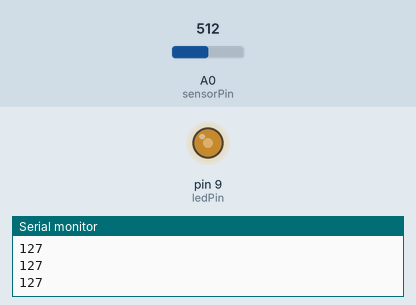
This sketch was run on a simulated Arduino Uno, built with avr-gcc and run on an emulated ATmega328P. On the bench: output pins drawn as LEDs (lit = HIGH), the last lines printed to the serial monitor. The inputs (shaded band) are chosen by the test bench; at power-on: A0 (sensorPin) = 512.

Above: at 1.2 s.
1.3 s: A0 (sensorPin) set to 716
At 2.5 s:
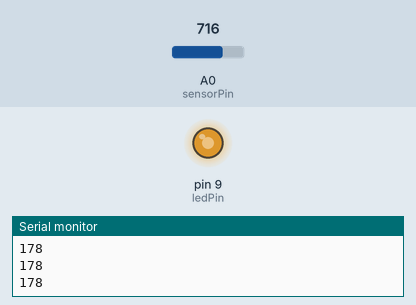
2.8 s: A0 (sensorPin) set to 900
At 4.0 s:
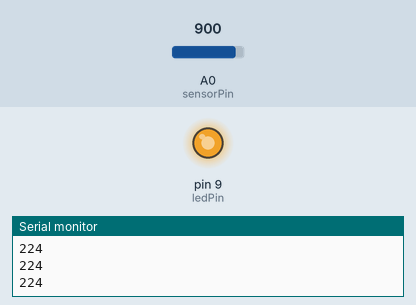
4.3 s: A0 (sensorPin) set to 122
At 5.4 s:
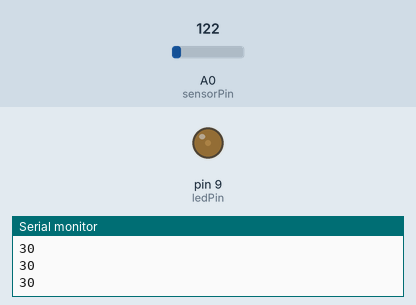
5.8 s: A0 (sensorPin) set to 0
At 6.7 s:
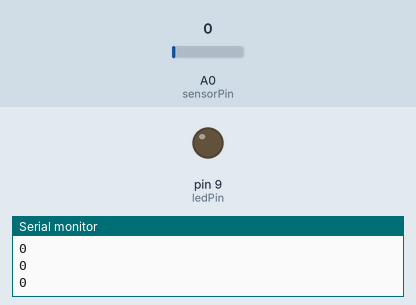
7.3 s: A0 (sensorPin) set to 511
At 8.0 s:
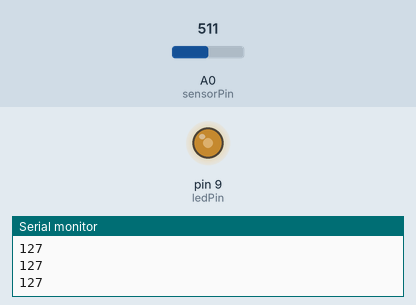
Timing chart, 0 to 9.8 s (numbered marks = the images above; inputs shaded):
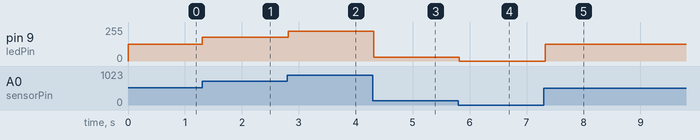

The sketch:

Circuit_06.ino
```cpp
const int sensorPin = A0;  // Use A0 explicitly for clarity
const int ledPin = 9;

int lightLevel, high = 0, low = 1023;

void setup() {
  pinMode(ledPin, OUTPUT);
  Serial.begin(9600); // Initialize Serial Communication at 9600 baud
}

void loop() {
  lightLevel = analogRead(sensorPin);

  manualTune();  // You can switch to autoTune()

  analogWrite(ledPin, lightLevel);

  Serial.println(lightLevel); // Send the light level data over serial

  delay(100); // Small delay to prevent excessive data transmission
}

void manualTune() {
  lightLevel = map(lightLevel, 0, 1023, 0, 255);
  lightLevel = constrain(lightLevel, 0, 255);
}

void autoTune() {
  if (lightLevel < low) low = lightLevel;
  if (lightLevel > high) high = lightLevel;

  lightLevel = map(lightLevel, low + 30, high - 30, 0, 255);
  lightLevel = constrain(lightLevel, 0, 255);
}
```

Measured:
- after the input at 1.3 s, pin 9 (ledPin): 127/255 → 178/255 at once
- after the input at 2.8 s, pin 9 (ledPin): 178/255 → 224/255 at once
- after the input at 4.3 s, pin 9 (ledPin): 224/255 → 30/255 at once
- after the input at 5.8 s, pin 9 (ledPin): 30/255 → 0/255 at once
- after the input at 7.3 s, pin 9 (ledPin): 0/255 → 127/255 at once
